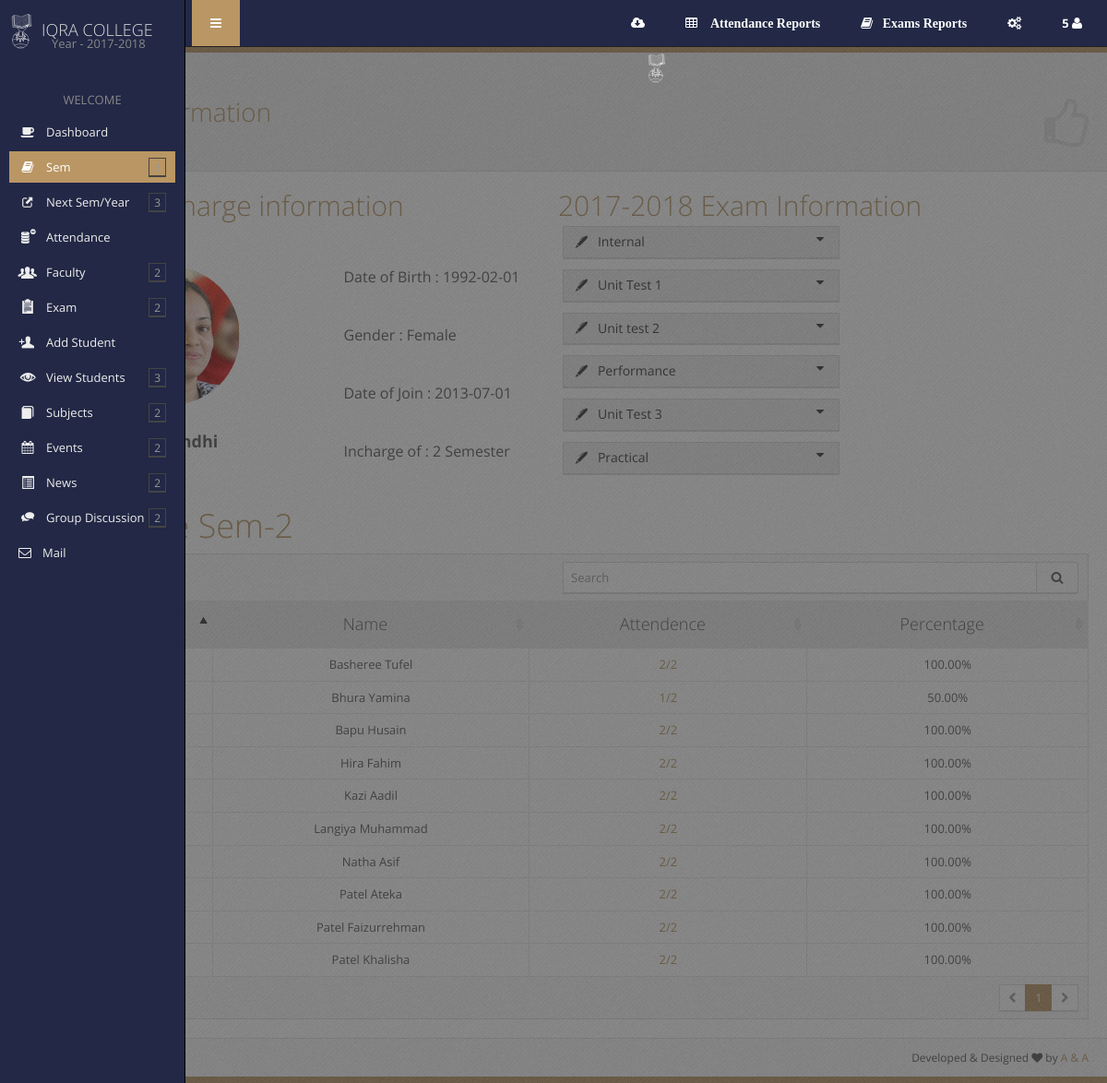
Before: /admin/sem_info.php?sem=2 (signed in) with the older database file.
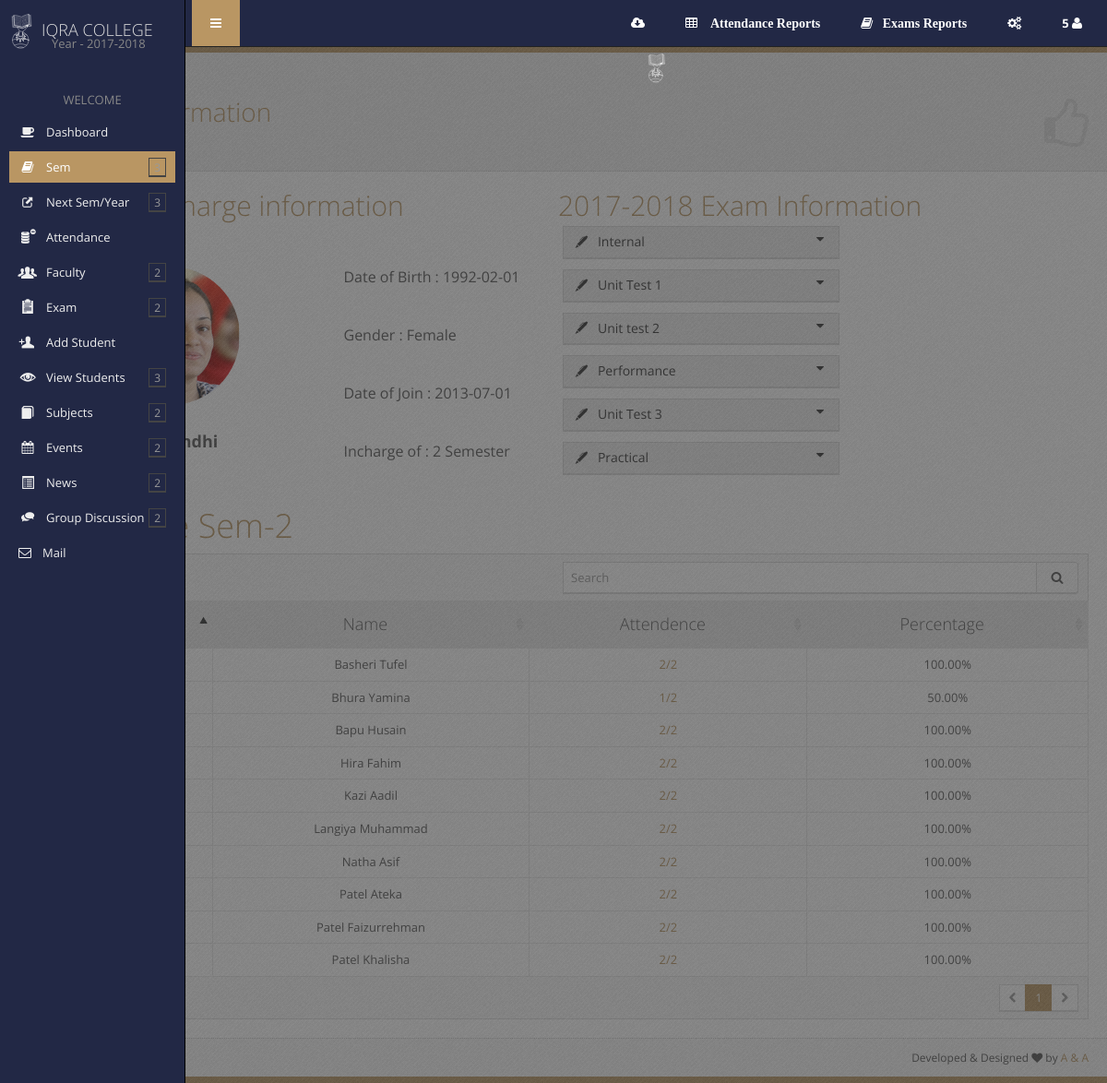
After: the same page with the newer database file.
### tables this page shows
CREATE TABLE `faculty_sem_tbl` (
  `fsid` int(11) NOT NULL AUTO_INCREMENT,
  `year` varchar(10) NOT NULL,
  `sem` int(11) DEFAULT NULL,
  `fid` int(11) NOT NULL,
  PRIMARY KEY (`fsid`)
);

CREATE TABLE `faculty_tbl` (
  `fid` int(11) NOT NULL AUTO_INCREMENT,
  `fname` varchar(15) NOT NULL,
  `lname` varchar(15) NOT NULL,
  `dob` date NOT NULL,
  `gender` varchar(6) NOT NULL,
  `doj` date NOT NULL,
  `emailid` text NOT NULL,
  `photo` varchar(100) NOT NULL,
  PRIMARY KEY (`fid`)
);

CREATE TABLE `exam_tbl` (
  `exid` int(11) NOT NULL AUTO_INCREMENT,
  `exname` varchar(15) NOT NULL,
  `marks` int(11) NOT NULL,
  PRIMARY KEY (`exid`)
);

CREATE TABLE `student_tbl` (
  `studid` int(11) NOT NULL AUTO_INCREMENT,
  `rollno` int(11) NOT NULL,
  `fname` varchar(15) NOT NULL,
  `lname` varchar(15) NOT NULL,
  `gender` varchar(6) DEFAULT NULL,
  `dob` date DEFAULT NULL,
  `admissionyear` varchar(4) NOT NULL,
  `enrollid` varchar(20) NOT NULL,
  `username` varchar(50) DEFAULT NULL,
  `password` varchar(20) DEFAULT NULL,
  `approve` varchar(3) DEFAULT NULL,
  `isdetend` int(11) NOT NULL,
  `isleave` int(11) NOT NULL,
  `photo` varchar(50) DEFAULT NULL,
  PRIMARY KEY (`studid`)
);

### admin/sem_info.php (the view, shortened to what this page needs)
<?php include("DatabaseFiles/cn.php");
$sem= $_REQUEST["sem"];
$n="2";
include("page_content/sem_info_header.php");
?>
<div class="container-fluid">
	<div class="row">
		<div class="col-md-6 headi">
			<span class="h2" style="color:#B99663">Semester Incharge information</span>
		</div>
		<div class="col-md-6 headi">
			<span class="h2 " style="color:#B99663"><?php echo $_SESSION["year"]; ?> Exam Information</span>
		</div>
	</div>
	<div class="row">
			<?php
			$r=mysql_query("select * from faculty_tbl t1 INNER JOIN faculty_sem_tbl t2 where t1.fid=t2.fid AND t2.year='".$_SESSION["year"]."' AND t2.sem=".$sem);
			while($r1=mysql_fetch_object($r)){ ?>
			<div class="col-md-6">
				<div class="row">
					<div class="col-md-6">
						<div class="box">
						</div>
						<h4 class="text-center"><b><?= $r1->fname." ".$r1->lname?></b></h4>
					</div>
					<div class="col-md-6">
						<div>
							<ul>
								<li class="info" style="padding-top:50px;">Date of Birth : <?= $r1->dob ?></li>
								<li class="info">Gender : <?= $r1->gender ?></li>
								<li class="info">Date of Join : <?= $r1->doj ?></li>
								<li class="info">Incharge of : <?= $r1->sem ?> Semester</li>
							</ul>
						</div>
					</div>
				</div>
			</div>
			<?php }?>
			<?php
			$r=mysql_query("select * from exam_tbl where exname!='Practical'");
			while($r1=mysql_fetch_object($r)){ ?>
			<div class="col-md-6">
					<div class="col-md-6" style="padding:5px;">
								<div class="btn-group">
								<a style="width:300px;text-align: start!important;" href="" data-toggle="dropdown" class="btn btn-default dropdown-toggle"><i class="glyphicon-pen"></i><?="&nbsp;&nbsp;&nbsp;".$r1->exname ?>&nbsp;&nbsp;&nbsp;<span class="icon-caret-down icon-fixed-width pull-right"></span></a>
						</div>
					</div>
				</div>
			<?php }?><div class="col-md-6">
					<div class="col-md-6" style="padding:5px;">
								<div class="btn-group">
								<a style="width:300px;text-align: start!important;" href="" data-toggle="dropdown" class="btn btn-default dropdown-toggle"><i class="glyphicon-pen"></i><?="&nbsp;&nbsp;&nbsp;Practical" ?>&nbsp;&nbsp;&nbsp;<span class="icon-caret-down icon-fixed-width pull-right"></span></a>
						</div>
					</div>
				</div>
		</div>
?>        <h1 style="color:#B99663">Attendance Sem-<?= $_REQUEST["sem"]?></h1>
			<div class="table-responsive">
				<table id="example-datatable" class="table table-bordered table-hover">
					<thead class="text-center">
						<tr>
							<th class="text-center">Name</th>
							<th class="text-center">Attendence</th>
							<th class="text-center">Percentage</th>
						</tr>
					</thead>
					<tbody class="text-center">
						<?php
							 $r=mysql_query("select student_tbl.* from student_tbl inner join student_sem_tbl where student_tbl.studid = student_sem_tbl.studid AND student_tbl.isdetend=0 AND student_tbl.isleave=0 AND student_sem_tbl.year='".$_SESSION["year"]."' AND student_sem_tbl.sem=".$_REQUEST["sem"]);
							while($r1=mysql_fetch_object($r)){
                                $y=explode("-",$_SESSION["year"]);
                                $y1=mysql_query("select * from attendence_tbl where sem=".$_REQUEST["sem"]);
                                $k=0;
                                while($yy1=mysql_fetch_object($y1))
                                {
                                    $at=explode("-",$yy1->attenddate);
                                    if($at[0]==$y[0] || $at[0]==$y[1])
                                    {
                                        $attid[$k]=$yy1->attid;
                                        $k++;
                                    }
                                }
                                $count=$k;
                                $c1=$count;
                        ?>
							    <tr><td class='text-center'><a class="link" href="" id="<?= $r1->rollno?>" data-toggle="modal" data-target="#myModal"><?= $r1->rollno?></a></td>
								<td><?=  $r1->fname." ".$r1->lname?></td>
								<?php if(isset($attid)){?>
								<td><a href="attendence_stud_list.php?studid=<?= $r1->studid?>&sem=<?= $_REQUEST["sem"]?>">
								    <?php
                                         $p=$c1;
                                        for($j=0;$j<count($attid);$j++)
                                        {
                                            $q=mysql_query("select * from attendence_tbl where attid=$attid[$j]");
                                            while($q1=mysql_fetch_object($q))
                                            {
                                                $stud=explode(",",$q1->studid);
                                                for($i=0;$i<count($stud)-1;$i++)
                                                {
                                                    if($r1->studid == $stud[$i])
                                                    {
                                                        $c1--;
                                                    }
                                                }
                                            }
                                        }
                                echo $c1."/".$p; $per=(100*$c1)/$p;?></a>
								</td>
								<td><?php echo number_format((float)$per,2,'.',''),"%"; ?></td></tr>
							<?php 	}else echo "<td>No Entry</td><td>No Entry</td><tr>"; }
							?>
					</tbody>
				</table>
			</div>
		</div>
</div>
<?php include("page_content/listfooter.php");?>

### admin/page_content/sem_info_header.php (shortened to what this page needs)
<!DOCTYPE html>
 <html class="no-js">
<?php include('page_content/head.php') ?>
<body class="header-fixed-top">
	<?php include('page_content/left-side.php') ?>
	<div id="page-container" class="full-width">
		<?php include('page_content/header.php') ?>
		<div id="fx-container" class="fx-opacity"><div id="page-content" class="block full">
			<div class="block-header">
				<a href="#" class="header-title-link">
					<h1>
						<i class="icon-thumbs-up-alt animation-expandUp"></i><?= $nm?> Information<br>
					</h1>
				</a>
			</div>

### admin/page_content/head.php (shortened to what this page needs)
<head>
<link rel="stylesheet" href="css/bootstrap-1.03.css">
<link rel="stylesheet" href="css/plugins-1.03.css">
<link rel="stylesheet" href="css/main-1.03.css">
<link rel="stylesheet" href="css/custom.css">
<link rel="stylesheet" href="css/animate.css">
<link href="./css/bvalidator.theme.gray2.css" rel="stylesheet">
</head>

### admin/page_content/left-side.php (shortened to what this page needs)
<div id="sidebar-left" class="enable-hover">
  <div class="sidebar-content">
    <h4 style="padding-top: 0px;"><img src="img/iqra1.svg" width="45" height="auto" alt="">IQRA COLLEGE</h4><span style="position: relative;top: -30px;left: 28%;color:#888;">Year - <?= $_SESSION["year"]?></span>
    <div class="sidebar-left-scroll">
      <ul class="sidebar-nav">
        <li>
          <h2 class="sidebar-header text-center">WELCOME</h2>
        </li>
        <li> <a href="index.php" <?php if($n=="1"){echo 'class="active"';} ?>><i class="icon-coffee"></i>Dashboard</a> </li>
        <li> <a href="#" class="menu-link <?php if($n=="2"){echo "active";}?>"><i class="icon-book"></i>Sem</a>
        </li>
        <li> <a href="#" class="menu-link <?php if($n=="3"){echo 'active';}?>"><i class="glyphicon-new_window_alt"></i>Next Sem/Year</a>
        </li>
            <li> <a href="attendence_form.php"><i class="glyphicon-database_minus"></i>Attendance</a></li>
        <li> <a href="#" class="menu-link <?php if($n=="4"){echo 'active';}?>"><i class="glyphicon-group"></i>Faculty</a>
        </li>
        <li> <a href="#" class="menu-link"><i class="glyphicon-notes_2"></i>Exam</a>
        </li>
                <li> <a href="Student_form.php"><i class="glyphicon-user_add"></i>Add Student</a></li>
            <li> <a href='#' class="menu-link <?php if($n=="5"){echo 'active';}?>"><i class="glyphicon-eye_open"></i>View Students</a>
          </li>
        <li> <a href="#" class="menu-link <?php if($n=="12"){echo 'active';}?>"><i class="glyphicon-book"></i>Subjects</a>
        </li>
        <li> <a href="#" class="menu-link <?php if($n=="6"){echo 'active';}?>"><i class="icon-calendar"></i>Events</a>
        </li>
        <li> <a href="#" class="menu-link <?php if($n=="9"){echo 'active';}?>"><i class="halfling-list-alt"></i>News</a>
        </li>
        <li> <a href="#" class="menu-link <?php if($n=="7"){echo 'active';}?>"><i class="glyphicon-conversation"></i>Group Discussion</a>
        </li>
        <li> <a href="message_center.php" <?php if($n=="8"){echo 'class="active"';}?>><i class="icon-envelope-alt icon-fixed-width"></i>Mail</a></li>
      </ul>
    </div>
  </div>
</div>

### admin/page_content/header.php (shortened to what this page needs)
<header class="navbar navbar-fixed-top navbar-inverse">
    <ul class="nav header-nav pull-right">
    <li class="dropdown"> <a href="javascript:void(0)" class="dropdown-toggle backup"  title="Database Backup"> <i class="icon-cloud-download"></i></a>
    </li>
     <li class="dropdown"> <a href="javascript:void(0)" class="dropdown-toggle" data-toggle="dropdown"> <i class="icon-table">
        <b>&nbsp;&nbsp;&nbsp;Attendance Reports</b></i> </a>
        </li>
        <li class="dropdown"> <a href="javascript:void(0)" class="dropdown-toggle" data-toggle="dropdown"> <i class="icon-book"><b>&nbsp;&nbsp;&nbsp;Exams Reports</b></i> </a>
        </li>
      <li class="dropdown"> <a href="javascript:void(0)" class="dropdown-toggle" data-toggle="dropdown"> <i class="icon-cogs"></i> </a>
      </li>
      <li> <a href="javascript:void(0)" id="sidebar-right-toggle"> <strong>5</strong> <i class="icon-user"></i> </a> </li>
    </ul>
    <ul class="nav header-nav pull-left">
      <li> <a href="javascript:void(0)" id="sidebar-left-toggle"> <i class="icon-reorder"></i> </a> </li>
    </ul>
    <a href="index.php" class="navbar-brand" style="background: transparent!important;"><img src="img/iqra1.svg" width="40" height="40" alt="FreshUI"><span style="color:#B99663;">IQRA</span> </a>
  </header>

### admin/page_content/footer.php
<footer class="clearfix">
      <div class="pull-right"> Developed & Designed  <i class="icon-heart"></i> by <a href="http://goo.gl/vNS3I" target="_blank">A & A</a> </div>
      <div class="pull-left"> <span >2011-2018</span> &copy; <a href="index.php" target="_blank">Iqra BCA College</a> </div>
</footer

### admin/page_content/listfooter.php (shortened to what this page needs)
	<?php include('page_content/footer.php') ?>
	</div>
	</div>
</body>
</html>

### admin/css/custom.css (style rules this page uses)
.box { border-radius: 50%; overflow: hidden; width:150px; height:150px; margin: 50px; margin-left: 90px; margin-bottom: 30px; }
.info { display: block; padding: 20px; font-size: 16px; }

Changed rows visible on the page:
changed student_tbl "Tufel": fname "Basheree" → "Basheri"
